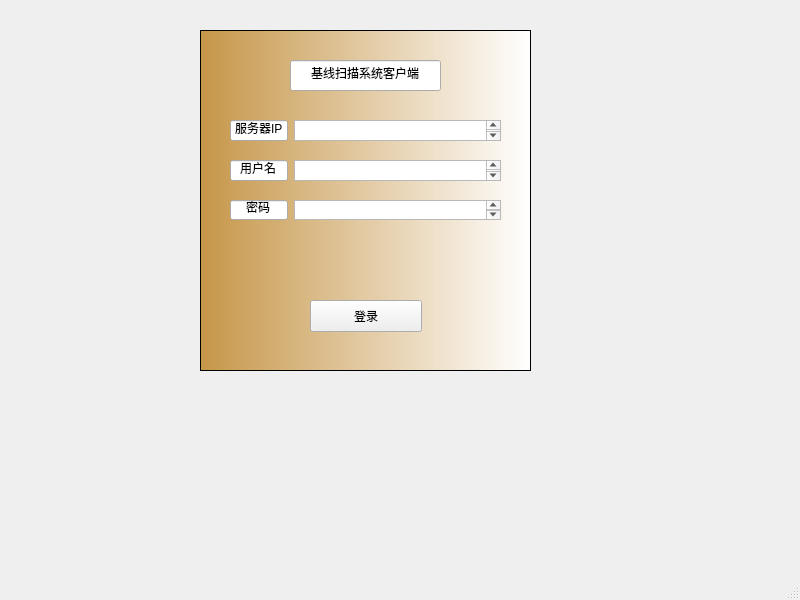
<?xml version="1.0" encoding="UTF-8"?>
<!-- 王研博 -->
<ui version="4.0">
 <class>MainWindow</class>
 <widget class="QMainWindow" name="MainWindow">
  <property name="geometry">
   <rect>
    <x>0</x>
    <y>0</y>
    <width>800</width>
    <height>600</height>
   </rect>
  </property>
  <property name="windowTitle">
   <string>MainWindow</string>
  </property>
  <widget class="QWidget" name="centralwidget">
   <widget class="QListView" name="listView">
    <property name="geometry">
     <rect>
      <x>200</x>
      <y>30</y>
      <width>331</width>
      <height>341</height>
     </rect>
    </property>
    <property name="styleSheet">
     <string notr="true">background-color: qlineargradient(spread:pad, x1:0, y1:0, x2:1, y2:0, stop:0 rgba(198, 150, 72, 255), stop:1 rgba(255, 255, 255, 255));</string>
    </property>
    <property name="alternatingRowColors">
     <bool>false</bool>
    </property>
   </widget>
   <widget class="QPushButton" name="pushButton">
    <property name="geometry">
     <rect>
      <x>310</x>
      <y>300</y>
      <width>112</width>
      <height>32</height>
     </rect>
    </property>
    <property name="styleSheet">
     <string notr="true"/>
    </property>
    <property name="text">
     <string>登录</string>
    </property>
   </widget>
   <widget class="QWidget" name="horizontalLayoutWidget">
    <property name="geometry">
     <rect>
      <x>230</x>
      <y>200</y>
      <width>271</width>
      <height>20</height>
     </rect>
    </property>
    <layout class="QHBoxLayout" name="horizontalLayout">
     <item>
      <widget class="QLineEdit" name="lineEdit">
       <property name="layoutDirection">
        <enum>Qt::LeftToRight</enum>
       </property>
       <property name="text">
        <string>密码</string>
       </property>
       <property name="alignment">
        <set>Qt::AlignCenter</set>
       </property>
      </widget>
     </item>
     <item>
      <widget class="QTextEdit" name="textEdit"/>
     </item>
    </layout>
   </widget>
   <widget class="QWidget" name="horizontalLayoutWidget_2">
    <property name="geometry">
     <rect>
      <x>230</x>
      <y>160</y>
      <width>271</width>
      <height>21</height>
     </rect>
    </property>
    <layout class="QHBoxLayout" name="horizontalLayout_2">
     <item>
      <widget class="QLineEdit" name="lineEdit_2">
       <property name="text">
        <string>用户名</string>
       </property>
       <property name="alignment">
        <set>Qt::AlignCenter</set>
       </property>
      </widget>
     </item>
     <item>
      <widget class="QTextEdit" name="textEdit_2"/>
     </item>
    </layout>
   </widget>
   <widget class="QLineEdit" name="lineEdit_3">
    <property name="geometry">
     <rect>
      <x>290</x>
      <y>60</y>
      <width>151</width>
      <height>31</height>
     </rect>
    </property>
    <property name="text">
     <string>基线扫描系统客户端</string>
    </property>
    <property name="alignment">
     <set>Qt::AlignCenter</set>
    </property>
   </widget>
   <widget class="QWidget" name="horizontalLayoutWidget_3">
    <property name="geometry">
     <rect>
      <x>230</x>
      <y>120</y>
      <width>271</width>
      <height>21</height>
     </rect>
    </property>
    <layout class="QHBoxLayout" name="horizontalLayout_3">
     <item>
      <widget class="QLineEdit" name="lineEdit_4">
       <property name="text">
        <string>服务器IP</string>
       </property>
       <property name="alignment">
        <set>Qt::AlignCenter</set>
       </property>
      </widget>
     </item>
     <item>
      <widget class="QTextEdit" name="textEdit_3"/>
     </item>
    </layout>
   </widget>
  </widget>
  <widget class="QMenuBar" name="menubar">
   <property name="geometry">
    <rect>
     <x>0</x>
     <y>0</y>
     <width>800</width>
     <height>22</height>
    </rect>
   </property>
  </widget>
  <widget class="QStatusBar" name="statusbar"/>
 </widget>
 <resources/>
 <connections/>
</ui>
